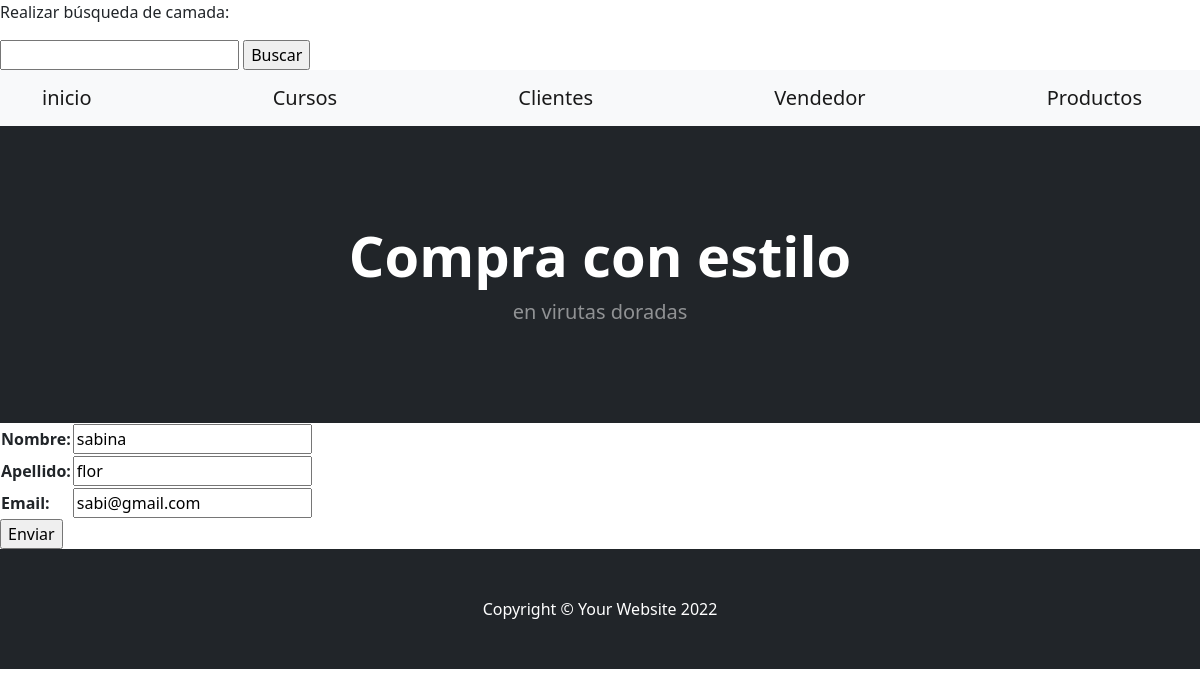
The app's page /App1/editarvendedor/sabina/, older data.
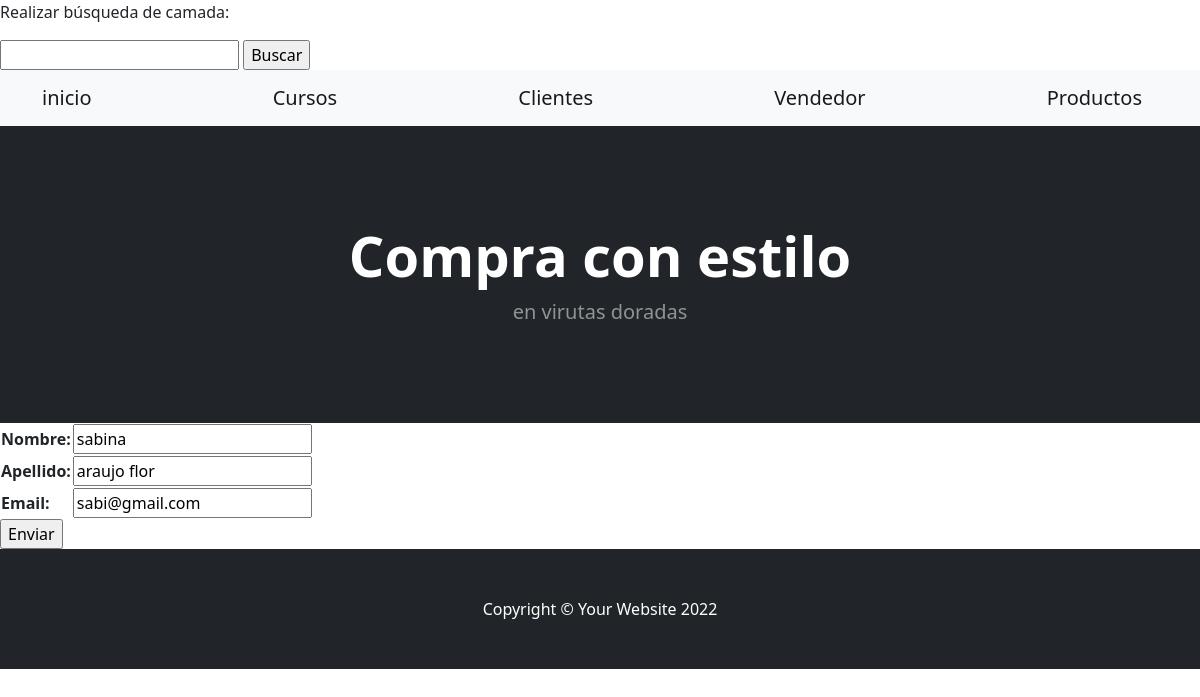
The same page, newer data.
### App1/models.py (models this page shows, shortened)
class Profesor (models.Model):
    nombre =models.CharField(max_length=30)            #ESTO CORRESPONDE A LO QUE AHORA ES ---VENDEDOR---
    apellido =models.CharField(max_length=30)
    email =models.EmailField()

### App1/views.py (the view)
# urls.py: path('editarvendedor/<vendedor_nombre>/', views.editarvendedor, name='Editarvendedor'), # type: ignore
def editarvendedor (request, vendedor_nombre):
    vendedor= Profesor.objects.get(nombre= vendedor_nombre)
    if request.method == 'POST':
        miformulario = Vendedorformulario(request.POST)
        print(miformulario)
        if miformulario.is_valid:
            informacion = miformulario.cleaned_data
            vendedor.nombre= informacion['nombre']
            vendedor.apellido= informacion['apellido']
            vendedor.email= informacion['email']
            vendedor.save()
            return render(request, "index.html")
    else:
        miformulario= Vendedorformulario(initial={'nombre': vendedor.nombre,
                                                  'apellido': vendedor.apellido,
                                                  'email': vendedor.email})
        return render(request, "editarvendedor.html", {"miformulario": miformulario,
                                                       "vendedor_nombre": vendedor_nombre})

### App1/forms.py
class Vendedorformulario (forms.Form):
    nombre =forms.CharField(max_length=30)
    apellido =forms.CharField(max_length=30)
    email =forms.EmailField()

### App1/template/editarvendedor.html (shortened to what this page needs)
{% extends 'padre.html' %}
{% load static %}
{% block contenidoquecambia %}
<form action="" method="POST">{% csrf_token %}
    <table>
        {{   miformulario.as_table}}
    </table>
    <input type="submit" value="Enviar" >
<form>
{% endblock %}

Row changes from the older to the newer data that the page shows:
changed Profesor "sabina": apellido "flor" → "araujo flor"
